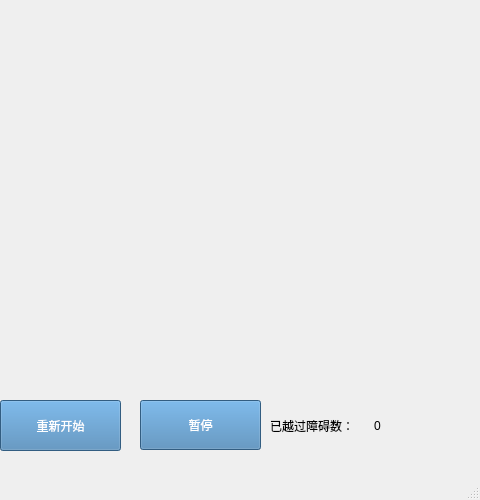
<?xml version="1.0" encoding="UTF-8"?>
<ui version="4.0">
 <class>Bird</class>
 <widget class="QMainWindow" name="Bird">
  <property name="geometry">
   <rect>
    <x>0</x>
    <y>0</y>
    <width>480</width>
    <height>500</height>
   </rect>
  </property>
  <property name="windowTitle">
   <string>Bird</string>
  </property>
  <widget class="QWidget" name="centralwidget">
   <widget class="QPushButton" name="stopBtn">
    <property name="geometry">
     <rect>
      <x>140</x>
      <y>400</y>
      <width>121</width>
      <height>50</height>
     </rect>
    </property>
    <property name="styleSheet">
     <string notr="true">background-color: #4682B4;color:white</string>
    </property>
    <property name="text">
     <string>暂停</string>
    </property>
   </widget>
   <widget class="QLabel" name="label">
    <property name="geometry">
     <rect>
      <x>270</x>
      <y>400</y>
      <width>121</width>
      <height>51</height>
     </rect>
    </property>
    <property name="text">
     <string>已越过障碍数：</string>
    </property>
   </widget>
   <widget class="QLabel" name="number">
    <property name="geometry">
     <rect>
      <x>374</x>
      <y>418</y>
      <width>68</width>
      <height>15</height>
     </rect>
    </property>
    <property name="text">
     <string>0</string>
    </property>
   </widget>
   <widget class="QPushButton" name="pushButton">
    <property name="geometry">
     <rect>
      <x>0</x>
      <y>400</y>
      <width>121</width>
      <height>51</height>
     </rect>
    </property>
    <property name="styleSheet">
     <string notr="true">background-color: #4682B4;color:white</string>
    </property>
    <property name="text">
     <string>重新开始</string>
    </property>
   </widget>
  </widget>
  <widget class="QMenuBar" name="menubar">
   <property name="geometry">
    <rect>
     <x>0</x>
     <y>0</y>
     <width>480</width>
     <height>26</height>
    </rect>
   </property>
  </widget>
  <widget class="QStatusBar" name="statusbar"/>
 </widget>
 <resources/>
 <connections/>
</ui>
